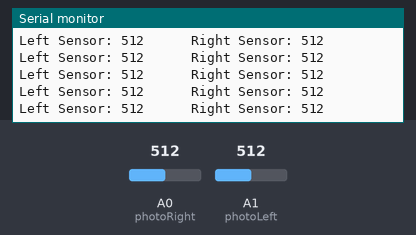
Recording of a sketch running on a simulated Arduino Uno, built with avr-gcc and run on an emulated ATmega328P. Parts: the last lines printed to the serial monitor. Inputs (shaded band) come from the test bench; at power-on: A0 (photoRight) = 512, A1 (photoLeft) = 512.

Above: at 1.2 s.
1.3 s: A0 (photoRight) set to 111
At 1.33 s:
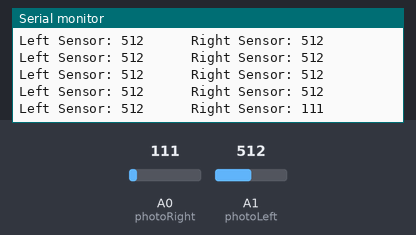
4.3 s: A0 (photoRight) set to 95
At 4.38 s:
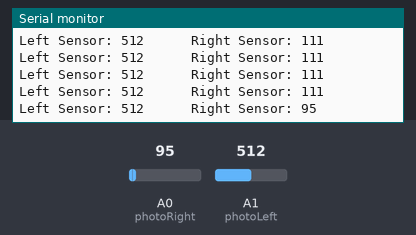
7.3 s: A1 (photoLeft) set to 986
At 7.33 s:
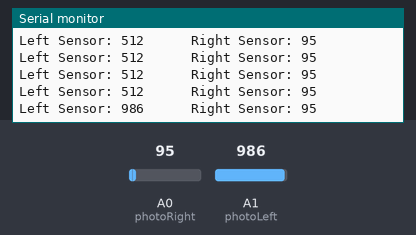
10.3 s: A1 (photoLeft) set to 1015
At 10.38 s:
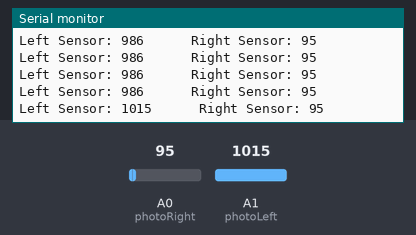
Timing chart, 0 to 12.8 s (numbered marks = the images above; inputs shaded):
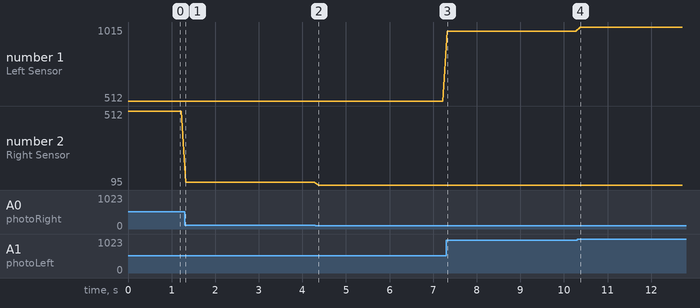

Measured:
- after the input at 1.3 s, the serial monitor: prints a new line at once (image 1)
- after the input at 4.3 s, the serial monitor: prints a new line after 0.07 s (image 2)
- after the input at 7.3 s, the serial monitor: prints a new line at once (image 3)
- after the input at 10.3 s, the serial monitor: prints a new line after 0.07 s (image 4)
- plotted number 1: 512 → 986 after the input at 7.3 s, 986 → 1015 after the input at 10.3 s
- plotted number 2: 512 → 111 after the input at 1.3 s, 111 → 95 after the input at 4.3 s

The sketch:

PhotoresistorReading.ino
```cpp
/*
 * Author: Devon Adair and Hunter LaMantia
 * Date: 1/21/2019
 * CM: 2202
 *
 * Description:
 *    Test program to read the sensor data to get calibration
 *    factors for the main program.
 */

#define photoLeft   A1  // left photo resistor
#define photoRight  A0  // right photo resistor

#define baud_rate 9600  // serial communication baud rate

int leftSensor, rightSensor;
/*
 * Setup pins and serial communication
 */
 void setup(void)
 {

    Serial.begin(baud_rate); // start serial communication for printing
 }

/*
 * Main loop to call and update values
 */
 void loop(void)
 {
  int i;
  for(i = 0; i < 5; i++) {
    rightSensor += analogRead(photoRight);
    leftSensor += analogRead(photoLeft);
  }
  Serial.print("Left Sensor: ");
  Serial.print(leftSensor / 5);
  Serial.print("      Right Sensor: ");
  Serial.println(rightSensor / 5);

  rightSensor = 0;
  leftSensor = 0;
  delay(100);
 }

 /*
  * Read the right sensor
  *
  * returns: analog value in volts
  */
int readRightPhotoSensor()
{
  return analogRead(photoRight);
}

 /*
  * Read the left sensor
  *
  * returns: analog value in volts
  */
int readLeftPhotoSensor()
{
  return analogRead(photoLeft);
}
```
